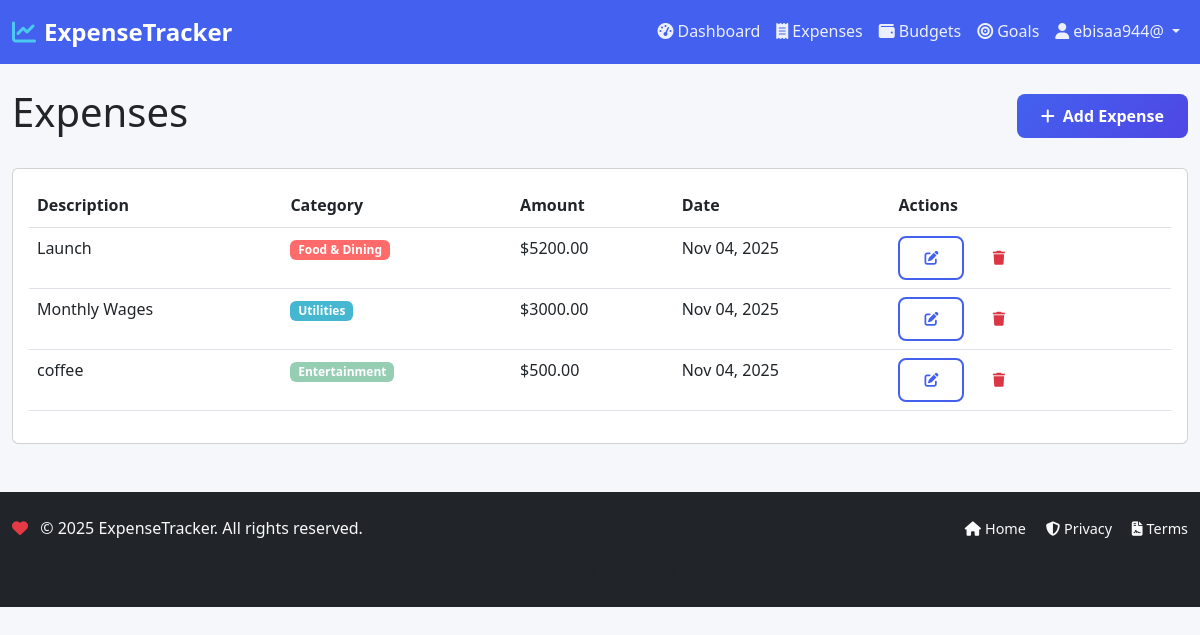
The app's page /expenses/ (signed in), older data.
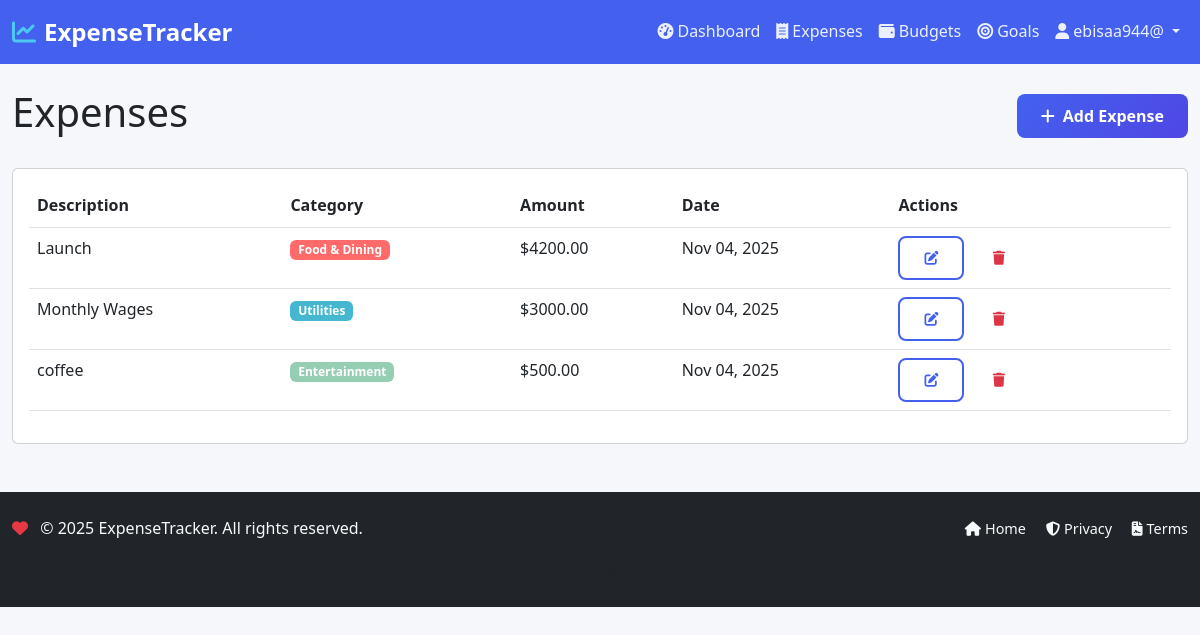
The same page, newer data.
### tracker/models.py (models this page shows, shortened)
class Expense(models.Model):
    PAYMENT_METHODS = [
        ('CASH', 'Cash'),
        ('CARD', 'Credit/Debit Card'),
        ('DIGITAL', 'Digital Wallet'),
        ('BANK', 'Bank Transfer'),
        ('OTHER', 'Other'),
    ]
    user = models.ForeignKey(User, on_delete=models.CASCADE)
    amount = models.DecimalField(
        max_digits=12,
        decimal_places=2,
        validators=[MinValueValidator(0.01)]
    )
    description = models.CharField(max_length=200)
    category = models.ForeignKey(Category, on_delete=models.CASCADE)
    date = models.DateTimeField(default=timezone.now)
    payment_method = models.CharField(max_length=10, choices=PAYMENT_METHODS, default='CARD')
    notes = models.TextField(blank=True, null=True)
    created_at = models.DateTimeField(auto_now_add=True)
    updated_at = models.DateTimeField(auto_now=True)
    class Meta:
        ordering = ['-date']

class Category(models.Model):
    CATEGORY_TYPES = [
        ('income', 'Income'),
        ('expense', 'Expense'),
    ]
    CATEGORY_CHOICES = [
        ('FOOD', 'Food & Dining'),
        ('TRANSPORT', 'Transportation'),
        ('UTILITIES', 'Utilities'),
        ('ENTERTAINMENT', 'Entertainment'),
        ('SHOPPING', 'Shopping'),
        ('HEALTHCARE', 'Healthcare'),
        ('EDUCATION', 'Education'),
        ('TRAVEL', 'Travel'),
        ('INCOME', 'Income'),
        ('OTHER', 'Other'),
    ]
    name = models.CharField(max_length=20, choices=CATEGORY_CHOICES, default='OTHER')
    user = models.ForeignKey(User, on_delete=models.CASCADE, null=True, blank=True)
    type = models.CharField(max_length=10, choices=CATEGORY_TYPES, default='expense')
    color = models.CharField(max_length=7, default='#007bff')
    icon = models.CharField(max_length=50, default='receipt')
    created_at = models.DateTimeField(auto_now_add=True)
    updated_at = models.DateTimeField(auto_now=True)
    class Meta:
        verbose_name_plural = "Categories"
        ordering = ['name']
        unique_together = ['user', 'name']

### tracker/views.py (the view)
# urls.py: path('expenses/', views.expense_list, name='expense_list'),
@login_required
def expense_list(request):
    try:
        expenses = Expense.objects.filter(user=request.user).select_related('category').order_by('-date')
        filter_form = ExpenseFilterForm(request.GET, user=request.user)
        if filter_form.is_valid():
            category = filter_form.cleaned_data.get('category')
            start_date = filter_form.cleaned_data.get('start_date')
            end_date = filter_form.cleaned_data.get('end_date')
            payment_method = filter_form.cleaned_data.get('payment_method')
            if category:
                expenses = expenses.filter(category=category)
            if start_date:
                expenses = expenses.filter(date__gte=timezone.make_aware(datetime.combine(start_date, datetime.min.time())))
            if end_date:
                expenses = expenses.filter(date__lte=timezone.make_aware(datetime.combine(end_date, datetime.max.time())))
            if payment_method:
                expenses = expenses.filter(payment_method=payment_method)
        paginator = Paginator(expenses, 10)
        page_number = request.GET.get('page')
        page_obj = paginator.get_page(page_number)
        total_data = expenses.aggregate(total=Sum('amount'))
        total_expenses = total_data['total'] or 0
        expense_count = expenses.count()
        context = {
            'page_obj': page_obj,
            'filter_form': filter_form,
            'total_expenses': total_expenses,
            'expense_count': expense_count,
        }
        return render(request, 'tracker/expense_list.html', context)
    except Exception as e:
        messages.error(request, f"Error loading expenses: {str(e)}")
        return redirect('tracker:dashboard')

### tracker/templates/tracker/expense_list.html (shortened to what this page needs)
{% extends "tracker/base.html" %}
{% load static %}
{% block content %}
<div class="container mt-4">
    <div class="d-flex justify-content-between align-items-center mb-4">
        <h1>Expenses</h1>
        <a href="{% url 'tracker:expense_create' %}" class="btn btn-primary">
            <i class="fas fa-plus me-2"></i>Add Expense
        </a>
    </div>
    {% if page_obj %}
        <div class="card">
            <div class="card-body">
                <div class="table-responsive">
                    <table class="table table-hover">
                        <thead>
                            <tr>
                                <th>Description</th>
                                <th>Category</th>
                                <th>Amount</th>
                                <th>Date</th>
                                <th>Actions</th>
                            </tr>
                        </thead>
                        <tbody>
                            {% for expense in page_obj %}
                            <tr>
                                <td>{{ expense.description }}</td>
                                <td>
                                    <span class="badge" style="background-color: {{ expense.category.color }};">
                                        {{ expense.category.get_name_display }}
                                    </span>
                                </td>
                                <td>${{ expense.amount }}</td>
                                <td>{{ expense.date|date:"M d, Y" }}</td>
                                <td>
                                    <a href="{% url 'tracker:expense_edit' expense.pk %}" class="btn btn-sm btn-outline-primary">
                                        <i class="fas fa-edit"></i>
                                    </a>
                                    <a href="{% url 'tracker:expense_delete' expense.pk %}" class="btn btn-sm btn-outline-danger">
                                        <i class="fas fa-trash"></i>
                                    </a>
                                </td>
                            </tr>
                            {% endfor %}
                        </tbody>
                    </table>
                </div>
            </div>
        </div>
    {% endif %}
</div>
{% endblock %}

Row changes from the older to the newer data that the page shows:
changed Expense "Launch": amount "5200.00" → "4200.00"
